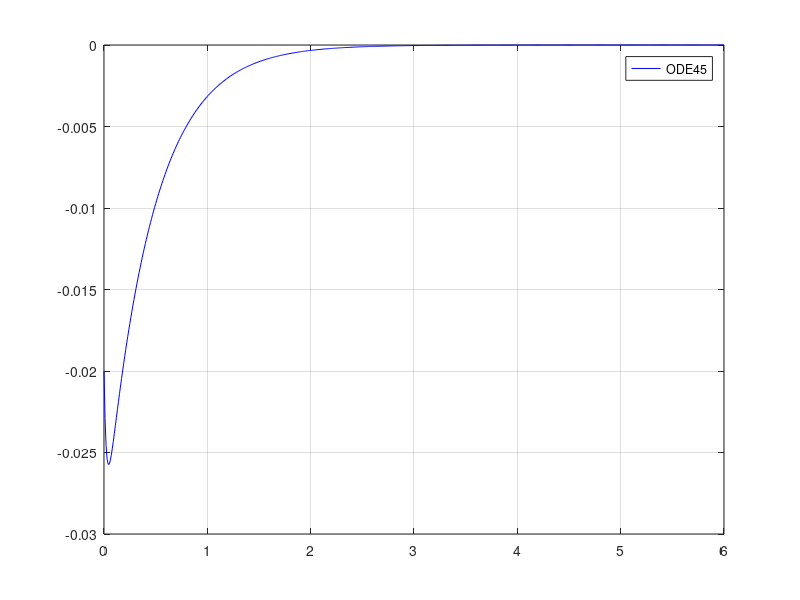

This figure's MATLAB source:
% RUN THIS CODE IN COMMAND WINDOWS
% Underdamped case
m = 150;
k = 15000;
c = 1000;
Wn = sqrt(k/m);
Zeta = c/(2*sqrt(k*m));
Wd = Wn*sqrt(1-Zeta^2);
x0 = -0.02;
v0 = 0;
ASinPhi = x0;
ACosPhi = (v0 + Zeta*Wn*x0)/Wd;
Phi = atan(ASinPhi/ACosPhi);
A = x0/sin(Phi);
t1 = 0:0.01:6;
X = t1;
for i=1:length(t1)
    X(i) = A*exp(-Zeta*Wn*t1(i))*sin(Wd*t1(i) + Phi);
end
plot(t1,X,'b'); grid on
legend('ODE45', 'Closed Form Solution')

% Critically damped case
m = 150;
k = 15000;
c = 3000;
Wn = sqrt(k/m);
A1 = -0.02;
A2 = -0.2
x0 = -0.02;
v0 = 0;
t1 = 0:0.01:6;
X = t1;
for i=1:length(t1)
    X(i) = (A1+(A2*t1(i)))*exp(-Wn*t1(i));
end
plot(t1,X,'b'); grid on
legend('ODE45', 'Closed Form Solution')

% Overdamped case
m = 150;
k = 15000;
c = 7000;
Wn = sqrt(k/m);
A1 = -0.03;
A2 = 0.01
x0 = -0.02;
v0 = 0;
t1 = 0:0.01:6;
Zeta = c/(2*sqrt(k*m));
X = t1;
for i=1:length(t1)
    X(i) = (exp(-Zeta*Wn*t1(i)))*(A1*exp(Wn*sqrt(Zeta^2-1)*t1(i))+A2*exp(-Wn*sqrt(Zeta^2-1)*t1(i)));
end
plot(t1,X,'b'); grid on
legend('ODE45', 'Closed Form Solution')